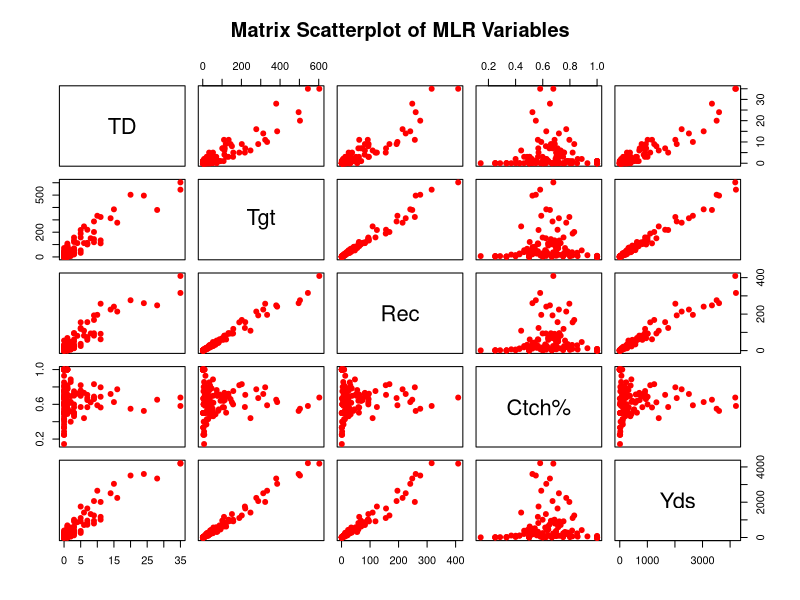
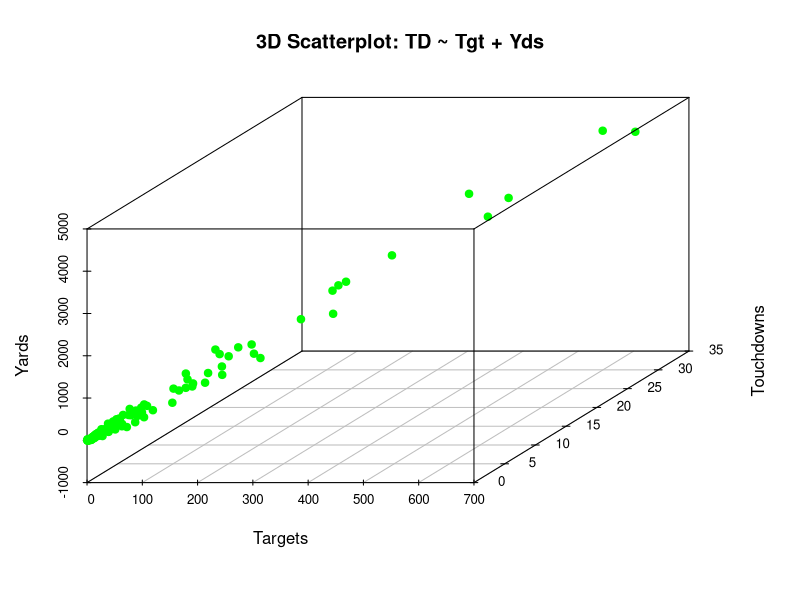
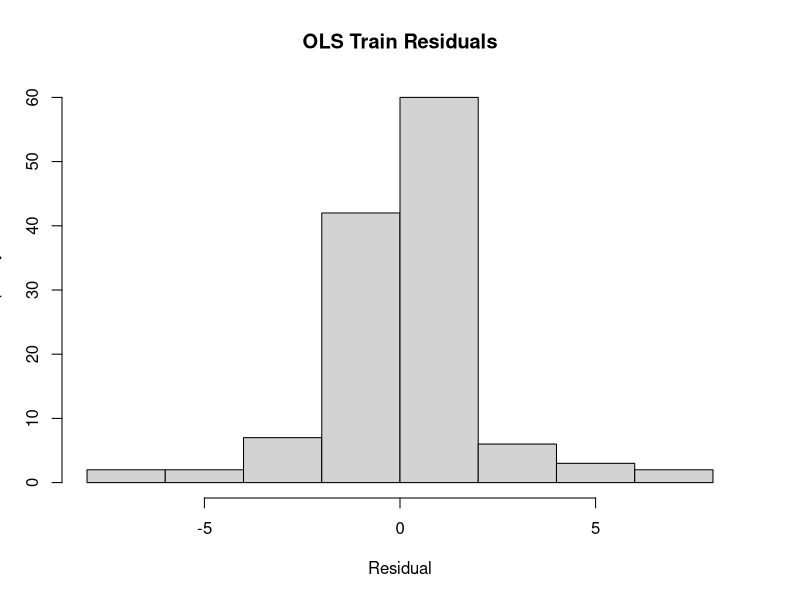
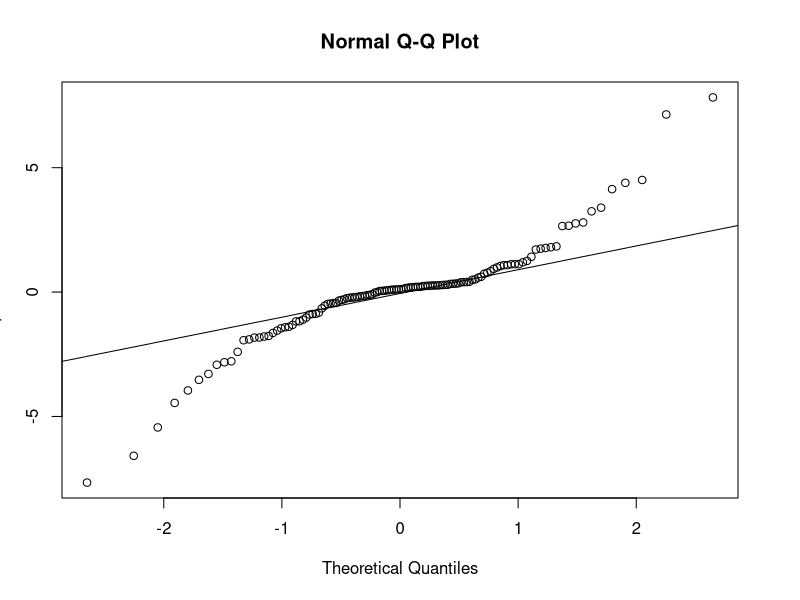
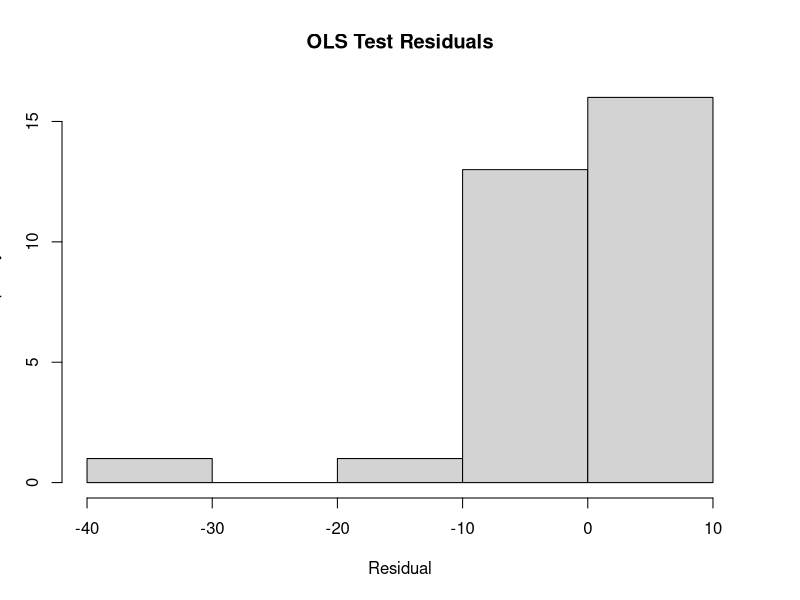
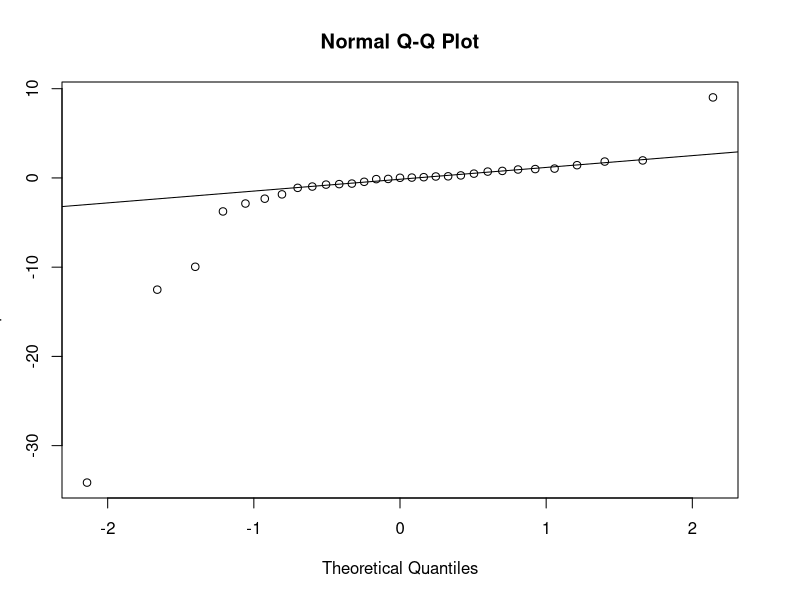
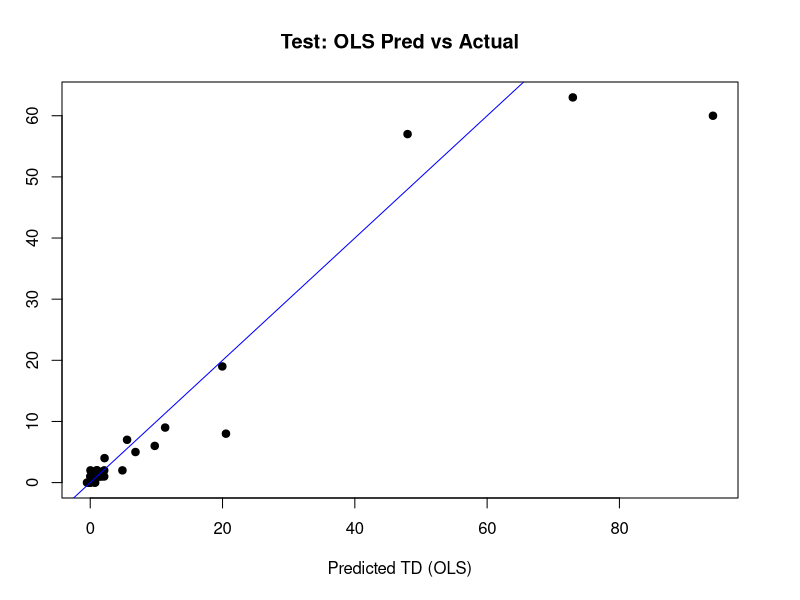
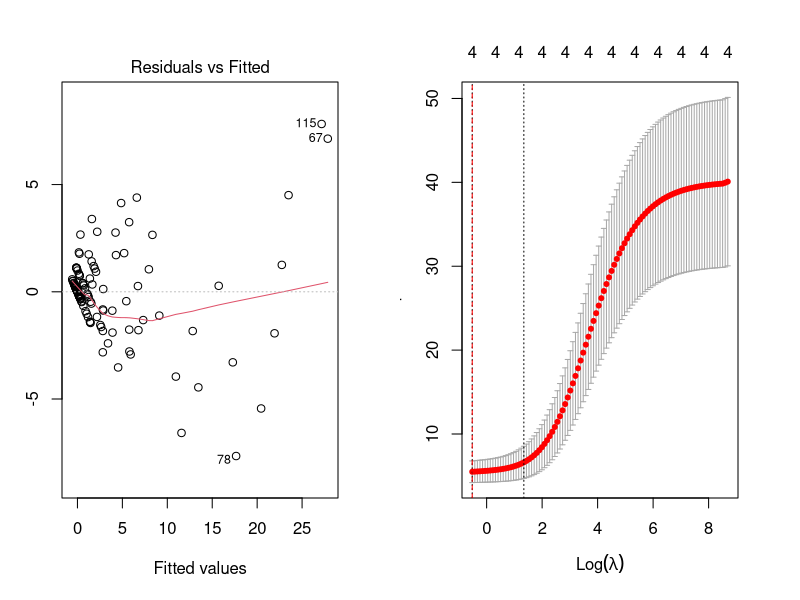

Write R code to recreate these figures, in order.
## ---- chunk 1
# hide setup output
suppressPackageStartupMessages({
  library(tidyr)
  library(readxl)
  library(dplyr)
  library(car)
  library(glmnet)
  library(Metrics)
  library(scatterplot3d)
})

knitr::opts_chunk$set(
  echo       = TRUE,      # don’t show code by default
  message    = FALSE,      # suppress messages
  warning    = FALSE,      # suppress warnings
  fig.width  = 6,          # width in inches
  fig.height = 4,          # height in inches
  fig.align  = "center",   # center all figures
  out.width  = "80%"       # scale figures to 80% of page width
)
## ---- chunk 2
Atlanta_Falcons_data <- read_excel("Atlanta_Falcons_data.xlsx")
head(Atlanta_Falcons_data)
## ---- chunk 3
vars_needed <- c("TD", "Tgt", "Rec", "Ctch%", "Yds")

offensive_positions <- c("QB", "RB", "WR", "TE")

clean_df <- Atlanta_Falcons_data %>%
  drop_na(all_of(vars_needed)) %>%
  filter(Pos %in% offensive_positions)

set.seed(123)
n       <- nrow(clean_df)
train_i <- sample(n, 0.8*n)
train_df <- clean_df[ train_i, ]
test_df  <- clean_df[-train_i, ]
## ---- chunk 4
mlr_fit <- lm((TD) ~ Tgt + Rec + `Ctch%` + Yds, data = train_df)
summary(mlr_fit)

## ---- chunk 5
pairs(
  ~ TD + Tgt + Rec + `Ctch%` + Yds,
  data = train_df,
  main = "Matrix Scatterplot of MLR Variables",
  col = "red",
  pch = 19
)
## ---- chunk 6
scatterplot3d(
  x = train_df$Tgt,
  y = train_df$TD,
  z = train_df$Yds,
  main = "3D Scatterplot: TD ~ Tgt + Yds",
  xlab = "Targets",
  ylab = "Touchdowns",
  zlab = "Yards",
  color = "green",
  pch = 19
)

## ---- chunk 7
hist(resid(mlr_fit), main="OLS Train Residuals", xlab="Residual")
qqnorm(resid(mlr_fit)); qqline(resid(mlr_fit))
## ---- chunk 8
test_df$pred_ols  <- predict(mlr_fit, newdata = test_df)
resid_test_ols    <- test_df$TD - test_df$pred_ols

# Plots
hist(resid_test_ols, main="OLS Test Residuals", xlab="Residual")
qqnorm(resid_test_ols); qqline(resid_test_ols)

plot(
  test_df$pred_ols, test_df$TD,
  xlab="Predicted TD (OLS)", ylab="Actual TD",
  main="Test: OLS Pred vs Actual", pch=19
)
abline(0,1,col="blue")

## ---- chunk 9
vif(mlr_fit)

## ---- chunk 10
par(mfrow = c(1, 2))           

plot(mlr_fit, which = 1) 

## ---- chunk 11
# Prepare matrices
x_train <- model.matrix(TD~Tgt+Rec+`Ctch%`+Yds, train_df)[,-1]
y_train <- train_df$TD
x_test  <- model.matrix(TD~Tgt+Rec+`Ctch%`+Yds, test_df)[,-1]
y_test  <- test_df$TD

# Ridge
cv_ridge  <- cv.glmnet(x_train,y_train,alpha=0)
best_ridge<- cv_ridge$lambda.min
ridge_mod <- glmnet(x_train,y_train,alpha=0,lambda=best_ridge)
test_df$pred_ridge <- as.numeric(predict(ridge_mod,x_test))
summary(cv_ridge)

# Lasso
cv_lasso  <- cv.glmnet(x_train,y_train,alpha=1)
best_lasso<- cv_lasso$lambda.min
lasso_mod <- glmnet(x_train,y_train,alpha=1,lambda=best_lasso)
test_df$pred_lasso <- as.numeric(predict(lasso_mod,x_test))
summary(cv_lasso)

# RMSE
cat("Ridge RMSE:",  rmse(y_test, test_df$pred_ridge), "\n")
cat("Lasso RMSE:",  rmse(y_test, test_df$pred_lasso), "\n")
## ---- chunk 12
plot(cv_ridge)
abline(v=log(best_ridge),col="red",lty=2)
## ---- chunk 13
plot(test_df$pred_ols, test_df$TD,
     xlim = range(c(test_df$pred_ols,test_df$pred_ridge)),
     ylim = range(c(test_df$pred_ols,test_df$pred_ridge)),
     xlab="Predicted TD", ylab="Actual TD",
     main="OLS (blue) vs Ridge (red)", pch=19, col=rgb(0,0,1,0.6))
points(test_df$pred_ridge, test_df$TD, pch=17, col=rgb(1,0,0,0.6))
abline(0,1,lty=2)
legend("topleft", legend=c("OLS","Ridge"), pch=c(19,17),
       col=c("blue","red"), bty="n")
## ---- chunk 14
summary(train_df)
summary(test_df)
